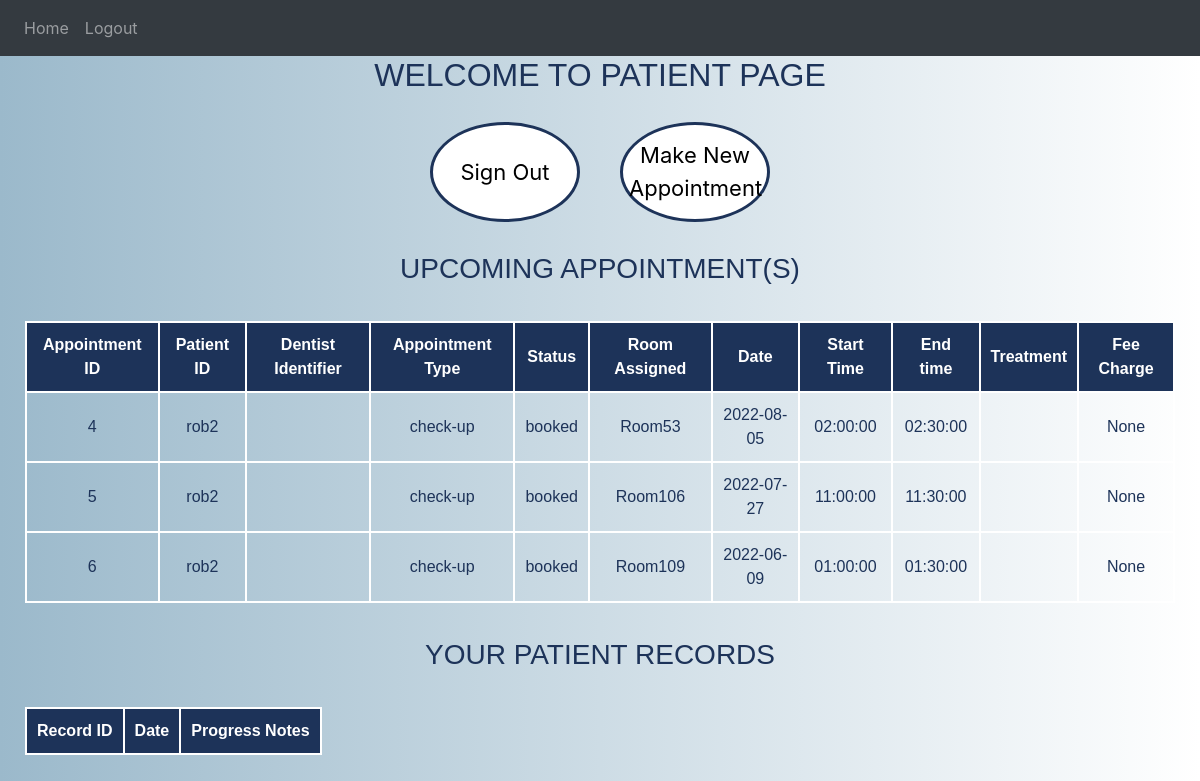
Screenshot of /patient (signed in) with the database file from the repository.
### Website/models.py (models this page shows)
class Appointment(db.Model):
    appointmentId = db.Column(db.Integer, primary_key=True)
    branch = db.Column(db.String(30), nullable=False)
    appointmentType = db.Column(db.String(30), nullable=False)
    status = db.Column(db.String(20), nullable=False)
    roomAssigned = db.Column(db.String(20), nullable=False)
    date = db.Column(db.Date)
    startTime = db.Column(db.Time)
    endTime = db.Column(db.Time)
    treatments = db.relationship("Treatment", backref="appointment")
    feeCharge = db.relationship("FeeCharge", backref="appointment", uselist=False)
    patientUsername = db.Column(
        db.String(30), db.ForeignKey("patient.username"), nullable=False
    )  # one to many. Referncing to classes in foreignKey relationship, we use lower case name of class
    dentistIdneitifier = db.Column(
        db.Integer, db.ForeignKey("employee.id")
    )  # one to many

### Website/views.py (the view)
@views.route("/patient")
def patient():
    return render_template("patient.html", user=current_user)

### Website/__init__.py (called while the page is built)
def create_app():
    app = Flask(__name__)
    app.config["SECRET_KEY"] = "hjshjhdjah kjshkjdhjs"
    app.config["SQLALCHEMY_DATABASE_URI"] = f"sqlite:///{DB_NAME}"
    app.config["SESSION_TYPE"] = "filesystem"
    db.init_app(app)
    from .views import views
    from .auth import auth
    from .models import Patient, Employee
    create_database(app)
    login_manager = LoginManager()
    login_manager.login_view = 'view.login'
    login_manager.init_app(app)
    @login_manager.user_loader
    def load_patient(id):
        return Patient.query.get(int(id))
    app.register_blueprint(views, url_prefix="/")
    app.register_blueprint(auth, url_preffix="/")
    return app

### Website/templates/patient.html (shortened to what this page needs)
{% extends "base.html" %}
{% block content %}
<!DOCTYPE html>
<html>
    <head>
    </head>
    <body>
    <div class="header">
        <h2>WELCOME TO PATIENT PAGE</h2>
    </div>
    <div class="buttonForm">
            <button type="submit" class="buttons">Sign Out</button>
        <button type="submit" class="buttons">Make New Appointment</button>
    </div>
        <h1 class="appointment">UPCOMING APPOINTMENT(S)</h1>
        <table>
            <tr>
                <th>Appointment ID</th>
                <th>Patient ID</th>
                <th>Dentist Identifier</th>
                <th>Appointment Type</th>
                <th>Status</th>
                <th>Room Assigned</th>
                <th>Date</th>
                <th>Start Time</th>
                <th>End time</th>
                <th>Treatment</th>
                <th>Fee Charge</th>
            </tr>
                {% for appt in user.appointments %}
                    <tr>
                        <td>{{ appt.appointmentId }}</td>
                        <td>{{ appt.patientUsername }}</td>
                        <td>{{ appt.dentistIdentifier }}</td>
                        <td>{{ appt.appointmentType }}</td>
                        <td>{{ appt.status }}</td>
                        <td>{{ appt.roomAssigned }}</td>
                        <td>{{ appt.date }}</td>
                        <td>{{ appt.startTime }}</td>
                        <td>{{ appt.endTime }}</td>
                        <td>{{ appt.treatment }}</td>
                        <td>{{ appt.feeCharge }}</td>
                    </tr>
                {% endfor %}
        </table>
            <h1 class="record">YOUR PATIENT RECORDS</h1>
            <table>
                <tr>
                    <th>Record ID</th>
                    <th>Date </th>
                    <th>Progress Notes</th>
                </tr>
            </table>
    </body>
</html>
{% endblock %}

### Website/templates/patient.html (style rules this page uses)
body { background-image: linear-gradient(to left, rgb(255, 255, 255), rgb(155, 185, 203)); }
.header { font-family: Helvetica, Arial, sans-serif; text-align: center; font-size: 30px; color:rgb(29, 51, 89); }
.buttons { background-color:white; border: 3px solid rgb(29, 51, 89);; height: 100px; width: 150px; margin: 20px; border-radius: 50%; font-size: 22px; transition-duration: 0.2s; }
.buttonForm { display: flex; justify-content: center; }
.appointment { padding-top: 10px; padding-bottom: 10px; font-family: Helvetica, Arial, sans-serif; text-align: center; font-size: 28px; color:rgb(29, 51, 89); }
.record { padding-top: 10px; padding-bottom: 10px; font-family: Helvetica, Arial, sans-serif; text-align: center; font-size: 28px; color:rgb(29, 51, 89); }
table, th, td { border-collapse: collapse; margin: 25px; overflow: hidden; overflow: hidden; text-overflow: ellipsis; }
th, td { padding: 10px; text-align: center; font-family: Helvetica, Arial, sans-serif; border: 2px solid white; color: rgb(29, 51, 89); }
tr:nth-child(odd) { color: #ffffff; border: 2px solid white; }
th { color: white; background-color:rgb(29, 51, 89); font-family: Helvetica, Arial, sans-serif; }

### rows the page displays
Appointment: appointmentId "4", patientUsername "rob2", appointmentType "check-up", status "booked", roomAssigned "Room53", date "2022-08-05", startTime "02:00:00", endTime "02:30:00", feeCharge "None"
Appointment: appointmentId "5", patientUsername "rob2", appointmentType "check-up", status "booked", roomAssigned "Room106", date "2022-07-27", startTime "11:00:00", endTime "11:30:00", feeCharge "None"
Appointment: appointmentId "6", patientUsername "rob2", appointmentType "check-up", status "booked", roomAssigned "Room109", date "2022-06-09", startTime "01:00:00", endTime "01:30:00", feeCharge "None"
